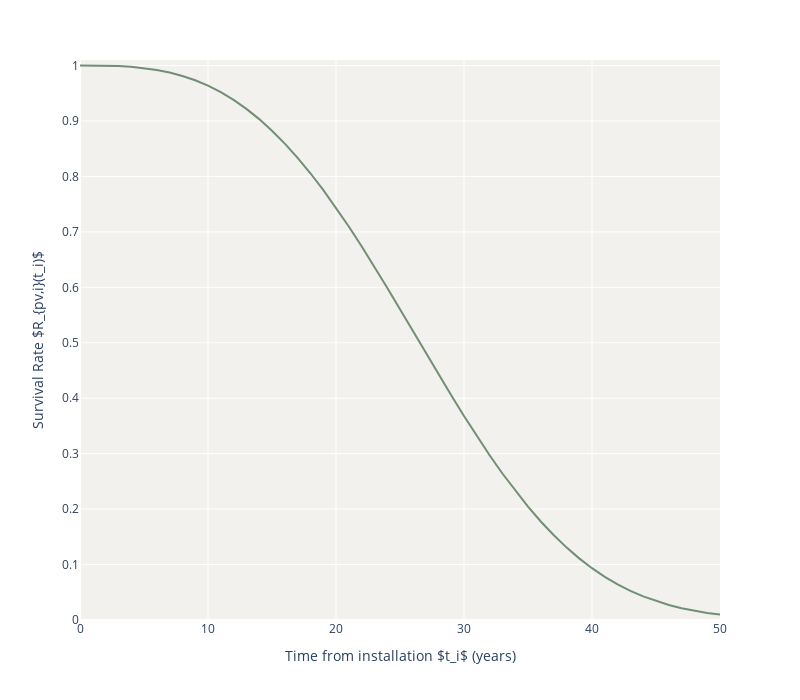

The cell this chart's notebook holds for it:
### Code cell
import matplotlib.pyplot as plt
import numpy as np
import plotly.express as px

# Parameters

lambda_ = 60  
beta = 3             # given beta value


# Equation: φ = λ / (β * sqrt(-ln(0.5)))
phi = lambda_ / (beta * np.sqrt(-np.log(0.5)))
phi = 30


t_i = np.arange(0, 100, 1)  # 0 to 30 years

R_pv_i = np.exp(- (t_i / phi) ** beta)

# Plotting the survival rate
fig = px.line(x=t_i, y=R_pv_i, labels={'x': 'Time from installation $t_i$ (years)', 'y': 'Survival Rate $R_{pv,i}(t_i)$'})
fig.update_traces(line=dict(color='#708f73'))

fig.update_layout(
    legend_title_text='Rate',
    plot_bgcolor='#f2f1ee',
    width=800,  
    height=700   
)

fig.update_xaxes(title='Time from installation $t_i$ (years)', showgrid=True, range=[0, 50])

fig.update_yaxes(title='Survival Rate $R_{pv,i}(t_i)$', showgrid=True, range=[0, 1.01], dtick=0.1)

fig.show()

### Figure 1 — Plotly figure (JSON) as saved in the notebook; plotly's stock layout.template omitted (floating-point values rounded to 4 significant figures)
{"data": [{"hovertemplate": "Time from installation $t_i$ (years)=%{x}<br>Survival Rate $R_{pv,i}(t_i)$=%{y}<extra></extra>", "legendgroup": "", "line": {"color": "#708f73", "dash": "solid"}, "marker": {"symbol": "circle"}, "mode": "lines", "name": "", "orientation": "v", "showlegend": false, "type": "scatter", "x": [0, 1, 2, 3, 4, 5, 6, 7, 8, 9, 10, 11, 12, 13, 14, 15, 16, 17, 18, 19, 20, 21, 22, 23, 24, 25, 26, 27, 28, 29, 30, 31, 32, 33, 34, 35, 36, 37, 38, 39, 40, 41, 42, 43, 44, 45, 46, 47, 48, 49, 50, 51, 52, 53, 54, 55, 56, 57, 58, 59, 60, 61, 62, 63, 64, 65, 66, 67, 68, 69, 70, 71, 72, 73, 74, 75, 76, 77, 78, 79, 80, 81, 82, 83, 84, 85, 86, 87, 88, 89, 90, 91, 92, 93, 94, 95, 96, 97, 98, 99], "xaxis": "x", "y": [1, 1.0, 0.9997, 0.999, 0.9976, 0.9954, 0.992, 0.9874, 0.9812, 0.9734, 0.9636, 0.9519, 0.938, 0.9219, 0.9034, 0.8825, 0.8592, 0.8336, 0.8057, 0.7757, 0.7436, 0.7096, 0.6741, 0.6372, 0.5993, 0.5606, 0.5215, 0.4824, 0.4435, 0.4052, 0.3679, 0.3318, 0.2971, 0.2642, 0.2332, 0.2043, 0.1776, 0.1532, 0.131, 0.1111, 0.09345, 0.07788, 0.06431, 0.05262, 0.04264, 0.03422, 0.02719, 0.02138, 0.01664, 0.01281, 0.009758, 0.00735, 0.005474, 0.00403, 0.002932, 0.002108, 0.001497, 0.00105, 0.0007272, 0.0004971, 0.0003355, 0.0002234, 0.0001467, 9.506e-05, 6.073e-05, 3.825e-05, 2.375e-05, 1.453e-05, 8.757e-06, 5.199e-06, 3.04e-06, 1.75e-06, 9.915e-07, 5.529e-07, 3.034e-07, 1.637e-07, 8.691e-08, 4.536e-08, 2.327e-08, 1.173e-08, 5.814e-09, 2.83e-09, 1.353e-09, 6.351e-10, 2.927e-10, 1.324e-10, 5.876e-11, 2.559e-11, 1.093e-11, 4.577e-12, 1.88e-12, 7.565e-13, 2.984e-13, 1.153e-13, 4.366e-14, 1.619e-14, 5.875e-15, 2.088e-15, 7.26e-16, 2.47e-16], "yaxis": "y"}], "layout": {"height": 700, "legend": {"title": {"text": "Rate"}, "tracegroupgap": 0}, "margin": {"t": 60}, "plot_bgcolor": "#f2f1ee", "width": 800, "xaxis": {"anchor": "y", "domain": [0, 1], "range": [0, 50], "showgrid": true, "title": {"text": "Time from installation $t_i$ (years)"}}, "yaxis": {"anchor": "x", "domain": [0, 1], "dtick": 0.1, "range": [0, 1.01], "showgrid": true, "title": {"text": "Survival Rate $R_{pv,i}(t_i)$"}}}}
